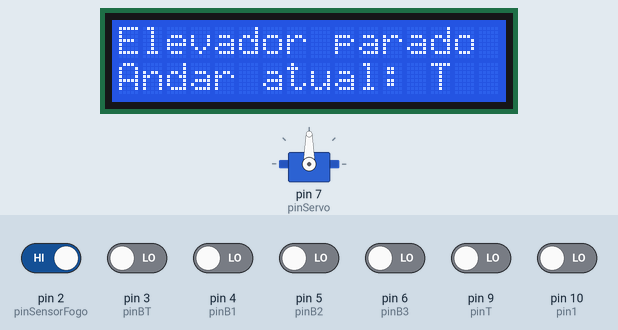
This sketch was run on a simulated Arduino Uno, built with avr-gcc and run on an emulated ATmega328P. On the bench: servo, 16×2 character LCD. The test bench sets the inputs (shaded band); at power-on: pin 2 (pinSensorFogo) HIGH, pin 3 (pinBT), pin 4 (pinB1), pin 5 (pinB2), pin 6 (pinB3), pin 9 (pinT), pin 10 (pin1) LOW. What the sketch prints to the serial monitor is not drawn.

Above: at 3.6 s.
3.7 s: pin 4 (pinB1) driven HIGH
At 4.5 s:
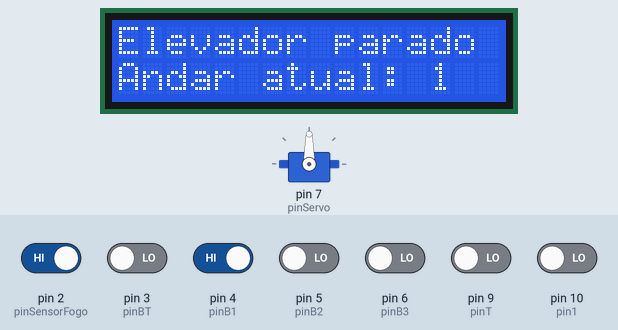
5.5 s: pin 3 (pinBT) driven HIGH
At 5.67 s:
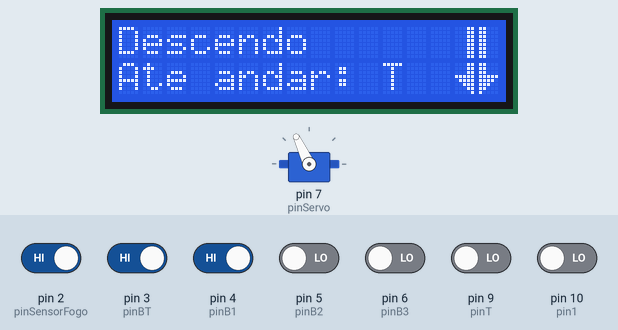
7.3 s: pin 2 (pinSensorFogo) driven LOW
At 8.4 s:
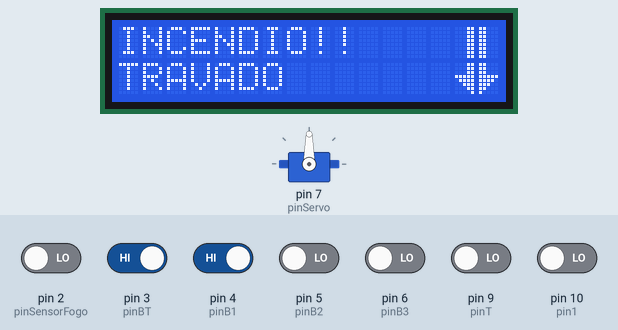
Timing chart, 0 to 10.3 s (numbered marks = the images above; inputs shaded):
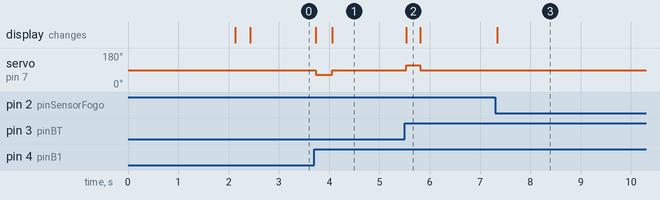

The sketch:

elevador_compilado.ino
```cpp
/*
     CÓDIGO:  Q0000
     AUTOR:   BrincandoComIdeias
     LINK:    https://www.youtube.com/brincandocomideias
     APRENDA: https://cursodearduino.net/ ; https://cursoderobotica.net
     COMPRE:  https://www.arducore.com.br/
     SKETCH:  Elevador Arducore
     DATA:    19/11/2019
*/

// INCLUSÃO DE BIBLIOTECAS
#include <Servo.h>
#include <Wire.h>
#include <LiquidCrystal_I2C.h>

// PINOS REED (MAGNÉTICOS)
#define pinT 9
#define pin1 10
#define pin2 11
#define pin3 12
// BOTÕES

#define pinBT 3 // BOTÃO TERREO
#define pinB1 4 // BOTÃO ANDAR 1
#define pinB2 5 // BOTÃO ANDAR 2
#define pinB3 6 // BOTÃO ANDAR 3

#define pinSensorFogo 2

#define pinServo 7

// DEFINE VELOCIDADE DO SERVO PARA AS FUNCÕES DE CIMA, BAIXO, FOGO E PARADO.
#define VelUP 65
#define VelDW 115
#define VelFogo 100
#define Parado 90

// INSTANCIANDO OBJETOS

Servo servo;

// DECLARAÇÃO DE FUNÇÕES
void moverCabine(byte andar, byte velMaxUP = VelUP, byte velMaxDown = VelDW);
byte verificaAndar();

//void comandoSerial();
//void lerSensores();

// DECLARAÇÃO DE VARIÁVEIS
byte sensorAndar[] = {pinT, pin1, pin2, pin3};
int  delayAndar[] = {250, 300, 350, 400};
byte andarAtual;
byte botaoApertado;
bool fogo = false;

// INCLUSÃO DO LCD
#include "complemento.h"

void setup() {
  Serial.begin(9600);

  servo.attach(pinServo);

  pinMode(pinT, INPUT);
  pinMode(pin1, INPUT);
  pinMode(pin2, INPUT);
  pinMode(pin3, INPUT);

  attachInterrupt(digitalPinToInterrupt(pinSensorFogo), incendioDetectado, FALLING);

  configuraDisplay();
  andarAtual = verificaAndar(); // IDENTIFICA SE ESTÁ PARADO EM ALGUM ANDAR
  exibeDisplay(PARADO, andarAtual);

  Serial.println("inicializacao finalizada");
}

void loop() {

 // SE FOR IDENTIFICADO FOGO EXECUTA O BLOCO ABAIXO
  if (fogo) {
    exibeDisplay(FOGO, 0); // AVISA QUE FOI IDENTIFICADO FOGO

    if (digitalRead(sensorAndar[0])) {
      servo.write(VelFogo); // DESCE LENTAMENTE

      while (digitalRead(sensorAndar[0])) { // LOOP PARA VERIFICAR SE CHEGOU NO TÉRREO

      }
      delay(400); // PEQUENO DELAY PARA ACERTAR A POSIÇÃO
      servo.write(Parado); //PARA O SERVO
    }

    lcd.setCursor(0, 1);
    lcd.print("TRAVADO "); // AVISA NO DISPLAY QUE ESTÁ TRAVADO

    while (1) {} // APÓS CHEGAR AO TERREO ENTRA NO LOOP INFINITO

  }

  // VERIFICA QUAL BOTÃO FOI PRESSIONADO E MOVE A CABINE ATÉ O ANDAR CHAMADO
  if (digitalRead(pinBT) == HIGH) {
    moverCabine(0);
  }
  else if (digitalRead(pinB1) == HIGH) {
    moverCabine(1);
  }
  else if (digitalRead(pinB2) == HIGH) {
    moverCabine(2);
  }
  else if (digitalRead(pinB3) == HIGH) {
    moverCabine(3);
  }

} // FIM DO LOOP


// IMPLEMENTO DE FUNÇÕES
void moverCabine(byte andar, byte velMaxUP = VelUP, byte velMaxDown = VelDW) {

  if (andarAtual < andar) { // VERIFICA SE O ANDAR ATUAL É MENOR QUE O ANDAR QUE CHAMOU
    servo.write(velMaxUP);
    exibeDisplay(SUBINDO, andar);

    while (digitalRead(sensorAndar[andar]) && !fogo) { // LOOP ENQUANTO NÃO CHEGA NO ANDAR E NÃO TEM SINAL DE FOGO

    }

    // SE HOUVER FOGO EXECUTA O BLOCO ABAIXO
    if (fogo) {
      servo.write(Parado); // PARA O SERVO
      return; // SAI DA FUNÇÃO SEM EXECUTAR MAIS NADA
    }

    // SE NÃO HOUVER FOGO CONTINUA EXECUTANDO O BLOCO ABAIXO
    delay(delayAndar[andar]);
    servo.write(Parado);
    andarAtual = andar;
    exibeDisplay(PARADO, andarAtual);

  } else if (andarAtual > andar) { // VERIFICA SE O ANDAR ATUAL É MAIOR QUE O ANDAR QUE CHAMOU
    servo.write(velMaxDown);
    exibeDisplay(DESCENDO, andar);

    while (digitalRead(sensorAndar[andar]) && !fogo) {// LOOP ENQUANTO NÃO CHEGA NO ANDAR E NÃO TEM SINAL DE FOGO

    }

    // SE HOUVER FOGO EXECUTA O BLOCO ABAIXO
    if (fogo) {
      servo.write(Parado);
      return;// SAI DA FUNÇÃO SEM EXECUTAR MAIS NADA
    }

    // SE NÃO HOUVER FOGO CONTINUA EXECUTANDO O BLOCO ABAIXO
    delay(delayAndar[andar]);

    servo.write(Parado);
    andarAtual = andar;
    exibeDisplay(PARADO, andarAtual);

  }

}

byte verificaAndar() {
  if (!digitalRead(sensorAndar[0])) {
    delay(delayAndar[0]);
    servo.write(Parado);
    return 0;
  }
  else if (!digitalRead(sensorAndar[1])) {
    delay(delayAndar[1]);
    servo.write(Parado);
    return 1;
  }
  else if (!digitalRead(sensorAndar[2])) {
    delay(delayAndar[2]);
    servo.write(Parado);
    return 2;
  }
  else if (!digitalRead(sensorAndar[3])) {
    delay(delayAndar[3]);
    servo.write(Parado);
    return 3;
  }
  else {
    servo.write(VelDW);
    delay(10);
    verificaAndar();
  }
}

// FUNÇÃO DA INTERRUPÇÃO
void incendioDetectado() {
  fogo = true;
  //  Serial.println("fogo");
}

//void lerSensores() {
//  for (byte i = 0; i < 4; i++) {
//    Serial.print("Sensor 0"); Serial.print(i); Serial.print(": "); Serial.println(digitalRead(sensorAndar[i]));
//  }
//  Serial.println("--------------------------------------");
//  delay(250);
//}
//
//void comandoSerial() {
//  if (Serial.available()) {
//    char c = Serial.read();
//    moverCabine(c - '0');
//    lerSensores();
//  }
//}
```

complemento.h
```cpp
// DEFINIÇÕES
#define DESCENDO  0
#define PARADO    1
#define SUBINDO   2
#define FOGO      4

// DECLARAÇÃO DE FUNÇÕES
void exibeDisplay(byte mensagem, byte andar);
void setaPraCima(byte coluna);
void setaPraBaixo(byte coluna);

//INSTANCIANDO OBJETOS
LiquidCrystal_I2C lcd(0x27, 16, 2);

// DECLARAÇÃO DE VARIÁVEIS
byte PontaCE[8] = {
  B00001,
  B00011,
  B00111,
  B01111,
  B11111,
  B00011,
  B00011,
  B00011
};
byte PontaCD[8] = {
  B10000,
  B11000,
  B11100,
  B11110,
  B11111,
  B11000,
  B11000,
  B11000
};
byte PontaBE[8] = {
  B00011,
  B00011,
  B00011,
  B11111,
  B01111,
  B00111,
  B00011,
  B00001
};
byte PontaBD[8] = {
  B11000,
  B11000,
  B11000,
  B11111,
  B11110,
  B11100,
  B11000,
  B10000
};

byte CorpoE[8] = {
  B00011,
  B00011,
  B00011,
  B00011,
  B00011,
  B00011,
  B00011,
  B00011
};
byte CorpoD[8] = {
  B11000,
  B11000,
  B11000,
  B11000,
  B11000,
  B11000,
  B11000,
  B11000
};

// IMPLEMENTO DE FUNÇÕES
void configuraDisplay(){
  lcd.init();
  lcd.backlight();

  lcd.createChar(1, PontaCE);
  lcd.createChar(2, PontaCD);
  lcd.createChar(3, PontaBE);
  lcd.createChar(4, PontaBD);
  lcd.createChar(5, CorpoE);
  lcd.createChar(6, CorpoD);

  lcd.home();
  lcd.print("sistema ");
  lcd.setCursor(0,1);
  lcd.print("iniciado");
  delay(2000);
  lcd.clear();
}
void exibeDisplay(byte mensagem, byte andar){
  switch (mensagem){
    case DESCENDO:{
      lcd.clear();
      lcd.home();
      lcd.print("Descendo");
      setaPraBaixo(14);
      lcd.setCursor(0,1);
      lcd.print("Ate andar: ");
      if(andar==0) lcd.print("T");
      else lcd.print(andar);
      break;
    }
    case PARADO:{
      lcd.clear();
      lcd.home();
      lcd.print("Elevador parado");
      lcd.setCursor(0,1);
      lcd.print("Andar atual: ");
      if(andar==0) lcd.print("T");
      else lcd.print(andar);
      break;
    }
    case SUBINDO:{
      lcd.clear();
      lcd.home();
      lcd.print("Subindo");
      setaPraCima(14);
      lcd.setCursor(0,1);
      lcd.print("Ate andar: ");
      lcd.print(andar);
      break;
    }
    case FOGO:{
      lcd.clear();
      lcd.home();
      lcd.print("INCENDIO!!");
      setaPraBaixo(14);
      lcd.setCursor(0,1);
      lcd.print("Descendo");
      break;
    }
  }
}

void setaPraCima(byte coluna){
  lcd.setCursor(coluna, 0);
  lcd.write(1);
  lcd.setCursor(coluna+1, 0);
  lcd.write(2);
  lcd.setCursor(coluna, 1);
  lcd.write(5);
  lcd.setCursor(coluna+1, 1);
  lcd.write(6);
}
void setaPraBaixo(byte coluna){
  lcd.setCursor(coluna, 1);
  lcd.write(3);
  lcd.setCursor(coluna+1, 1);
  lcd.write(4);
  lcd.setCursor(coluna, 0);
  lcd.write(5);
  lcd.setCursor(coluna+1, 0);
  lcd.write(6);
}
```

Measured:
- after the input at 3.7 s, servo on pin 7 (pinServo): 90° → 65° at once, → 90° 0.33 s later; the display: first changes at once (image 1 shows a later state)
- after the input at 5.5 s, servo on pin 7 (pinServo): 90° → 115° at once, → 90° 0.28 s later; the display: changes at once (image 2)
- after the input at 7.3 s, the display: changes at once (image 3)
